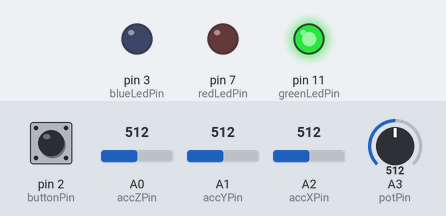
The sketch below on a simulated Arduino Uno, built with avr-gcc and run on an emulated ATmega328P. Shown: output pins drawn as LEDs (lit = HIGH). Dashed ring = blinking. The inputs (shaded band) are chosen by the test bench; at power-on: A0 (accZPin) = 512, pin 2 (buttonPin) LOW, A1 (accYPin) = 512, A2 (accXPin) = 512, A3 (potPin) = 512.

Above: at 1.2 s.
1.3 s: A0 (accZPin) set to 532
At 1.56 s:
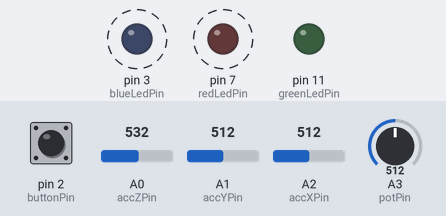
Timing chart, 0 to 10.3 s (numbered marks = the images above; inputs shaded):
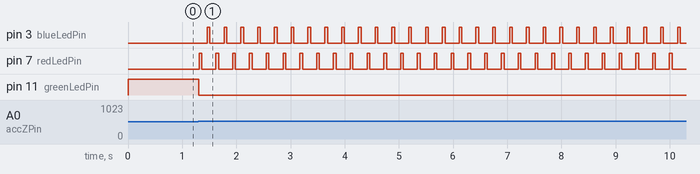

Measured:
- the behaviour switches between 517 and 518 on A0 (accZPin) (found by bisection; images 0 and 1)
- after the input at 1.3 s, pin 3 (blueLedPin): alternates HIGH for 0.05 s and LOW for 0.26 s, starting after 0.16 s; pin 7 (redLedPin): alternates HIGH for 0.05 s and LOW for 0.26 s, starting at once; pin 11 (greenLedPin): HIGH → LOW at once

The sketch:

sketch.ino
```cpp
/*
  _____       .__  __         .__
_/ ____\______|__|/  |________|__| ____    ____
\   __\\_  __ \  \   __\___   /  |/    \  / ___\
 |  |   |  | \/  ||  |  /    /|  |   |  \/ /_/  >
 |__|   |__|  |__||__| /_____ \__|___|  /\___  /
                             \/       \//_____/

Example      Sabotage Detection
Autor        Stefan Hermann
Date         5.12.2011

*/

int myState=0;
int greenLedPin=11;
int redLedPin=7;
int blueLedPin=3;
int buttonPin=2;
int potPin=3;
int accZPin=0;
int accYPin=1;
int accXPin=2;

int startAccZ;
int startAccY;
int startAccX;

void setup(){
  pinMode(greenLedPin,OUTPUT);
  pinMode(redLedPin,OUTPUT);
  pinMode(blueLedPin,OUTPUT);
  pinMode(buttonPin,INPUT);
  startAccZ=analogRead(accZPin);
  startAccY=analogRead(accYPin);
  startAccX=analogRead(accXPin);
}

void alertBlinking(){
  digitalWrite(redLedPin,HIGH);
  delay(50);
  digitalWrite(redLedPin,LOW);
  delay(100);
  digitalWrite(blueLedPin,HIGH);
  delay(50);
  digitalWrite(blueLedPin,LOW);
  delay(100);
}

boolean senseAcceleration(int myPotVal){
  boolean myReturn=false;
  myPotVal=map(myPotVal,0,1023,0,10);
  if (analogRead(accXPin)>startAccX+myPotVal) myReturn=true;
  if (analogRead(accYPin)>startAccY+myPotVal) myReturn=true;
  if (analogRead(accZPin)>startAccZ+myPotVal) myReturn=true;
  return myReturn;
}

void loop(){
  //alertBlinking();
  switch (myState){
  case 0: //idle
    if (senseAcceleration(analogRead(potPin))==true) {
      digitalWrite(greenLedPin,LOW);
      myState=1;
    } else {
      digitalWrite(greenLedPin,HIGH);
    };
    break;
  case 1: // alert
    alertBlinking();
    if (digitalRead(buttonPin)==HIGH){
      myState=0;
    }
    break;
  }
  delay(10);
}
```
